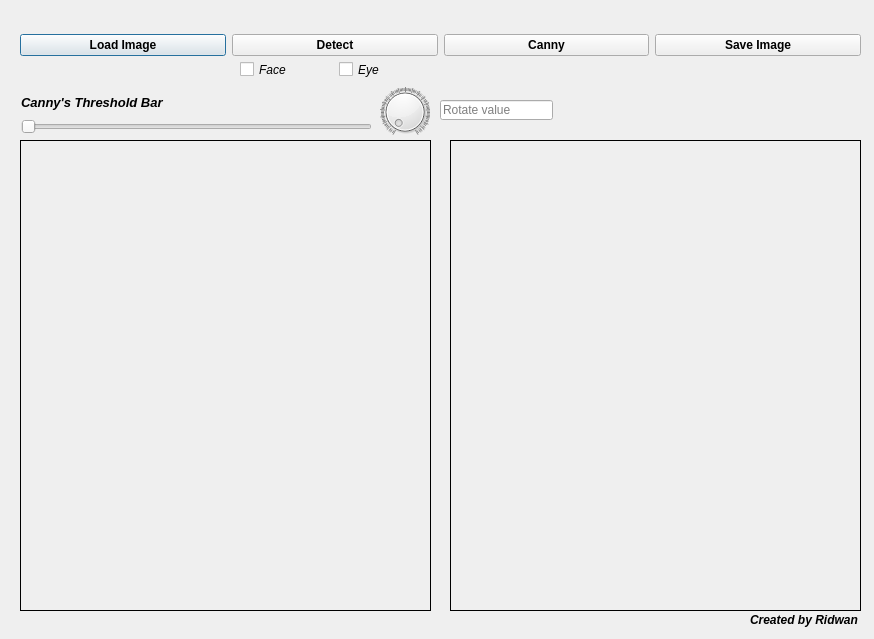
<?xml version="1.0" encoding="UTF-8"?>
<ui version="4.0">
 <class>Dialog</class>
 <widget class="QDialog" name="Dialog">
  <property name="geometry">
   <rect>
    <x>0</x>
    <y>0</y>
    <width>874</width>
    <height>639</height>
   </rect>
  </property>
  <property name="windowTitle">
   <string>Dialog</string>
  </property>
  <widget class="QLabel" name="lbl_owner">
   <property name="geometry">
    <rect>
     <x>750</x>
     <y>610</y>
     <width>111</width>
     <height>20</height>
    </rect>
   </property>
   <property name="font">
    <font>
     <weight>75</weight>
     <italic>true</italic>
     <bold>true</bold>
    </font>
   </property>
   <property name="text">
    <string>Created by Ridwan</string>
   </property>
  </widget>
  <widget class="QLabel" name="lbl_image">
   <property name="geometry">
    <rect>
     <x>20</x>
     <y>140</y>
     <width>411</width>
     <height>471</height>
    </rect>
   </property>
   <property name="frameShape">
    <enum>QFrame::Box</enum>
   </property>
   <property name="text">
    <string/>
   </property>
  </widget>
  <widget class="QLabel" name="lbl_processed">
   <property name="geometry">
    <rect>
     <x>450</x>
     <y>140</y>
     <width>411</width>
     <height>471</height>
    </rect>
   </property>
   <property name="frameShape">
    <enum>QFrame::Box</enum>
   </property>
   <property name="text">
    <string/>
   </property>
  </widget>
  <widget class="QDial" name="dial_value">
   <property name="geometry">
    <rect>
     <x>380</x>
     <y>80</y>
     <width>50</width>
     <height>64</height>
    </rect>
   </property>
   <property name="toolTip">
    <string>Rotate image</string>
   </property>
   <property name="maximum">
    <number>360</number>
   </property>
   <property name="notchesVisible">
    <bool>true</bool>
   </property>
  </widget>
  <widget class="QLineEdit" name="rotate_value">
   <property name="geometry">
    <rect>
     <x>440</x>
     <y>100</y>
     <width>113</width>
     <height>20</height>
    </rect>
   </property>
   <property name="toolTip">
    <string>Rotate Value</string>
   </property>
   <property name="placeholderText">
    <string>Rotate value</string>
   </property>
  </widget>
  <widget class="QWidget" name="">
   <property name="geometry">
    <rect>
     <x>20</x>
     <y>30</y>
     <width>841</width>
     <height>31</height>
    </rect>
   </property>
   <layout class="QHBoxLayout" name="horizontalLayout">
    <item>
     <widget class="QPushButton" name="btn_load">
      <property name="enabled">
       <bool>true</bool>
      </property>
      <property name="font">
       <font>
        <weight>75</weight>
        <bold>true</bold>
       </font>
      </property>
      <property name="toolTip">
       <string>Load image</string>
      </property>
      <property name="text">
       <string>Load Image</string>
      </property>
     </widget>
    </item>
    <item>
     <widget class="QPushButton" name="btn_detect">
      <property name="font">
       <font>
        <weight>75</weight>
        <bold>true</bold>
       </font>
      </property>
      <property name="toolTip">
       <string>Detect face &amp; eye</string>
      </property>
      <property name="text">
       <string>Detect</string>
      </property>
     </widget>
    </item>
    <item>
     <widget class="QPushButton" name="btn_canny">
      <property name="font">
       <font>
        <weight>75</weight>
        <bold>true</bold>
       </font>
      </property>
      <property name="toolTip">
       <string>Canny Algorithm</string>
      </property>
      <property name="text">
       <string>Canny</string>
      </property>
      <property name="flat">
       <bool>false</bool>
      </property>
     </widget>
    </item>
    <item>
     <widget class="QPushButton" name="btn_save">
      <property name="font">
       <font>
        <weight>75</weight>
        <bold>true</bold>
       </font>
      </property>
      <property name="toolTip">
       <string>Save proccessed image</string>
      </property>
      <property name="text">
       <string>Save Image</string>
      </property>
     </widget>
    </item>
   </layout>
  </widget>
  <widget class="QWidget" name="">
   <property name="geometry">
    <rect>
     <x>240</x>
     <y>60</y>
     <width>191</width>
     <height>19</height>
    </rect>
   </property>
   <layout class="QHBoxLayout" name="horizontalLayout_2">
    <item>
     <widget class="QCheckBox" name="ckb_face">
      <property name="font">
       <font>
        <italic>true</italic>
       </font>
      </property>
      <property name="toolTip">
       <string>Face</string>
      </property>
      <property name="text">
       <string>Face</string>
      </property>
     </widget>
    </item>
    <item>
     <widget class="QCheckBox" name="ckb_eye">
      <property name="font">
       <font>
        <italic>true</italic>
       </font>
      </property>
      <property name="toolTip">
       <string>Eye</string>
      </property>
      <property name="text">
       <string>Eye</string>
      </property>
     </widget>
    </item>
   </layout>
  </widget>
  <widget class="QWidget" name="">
   <property name="geometry">
    <rect>
     <x>21</x>
     <y>91</y>
     <width>351</width>
     <height>43</height>
    </rect>
   </property>
   <layout class="QVBoxLayout" name="verticalLayout">
    <item>
     <widget class="QLabel" name="lbl_canny_threshold_bar">
      <property name="font">
       <font>
        <pointsize>10</pointsize>
        <weight>75</weight>
        <italic>true</italic>
        <bold>true</bold>
       </font>
      </property>
      <property name="text">
       <string>Canny's Threshold Bar</string>
      </property>
     </widget>
    </item>
    <item>
     <widget class="QSlider" name="sldr_canny_threshold">
      <property name="orientation">
       <enum>Qt::Horizontal</enum>
      </property>
      <property name="tickInterval">
       <number>10</number>
      </property>
     </widget>
    </item>
   </layout>
  </widget>
 </widget>
 <resources/>
 <connections/>
</ui>
